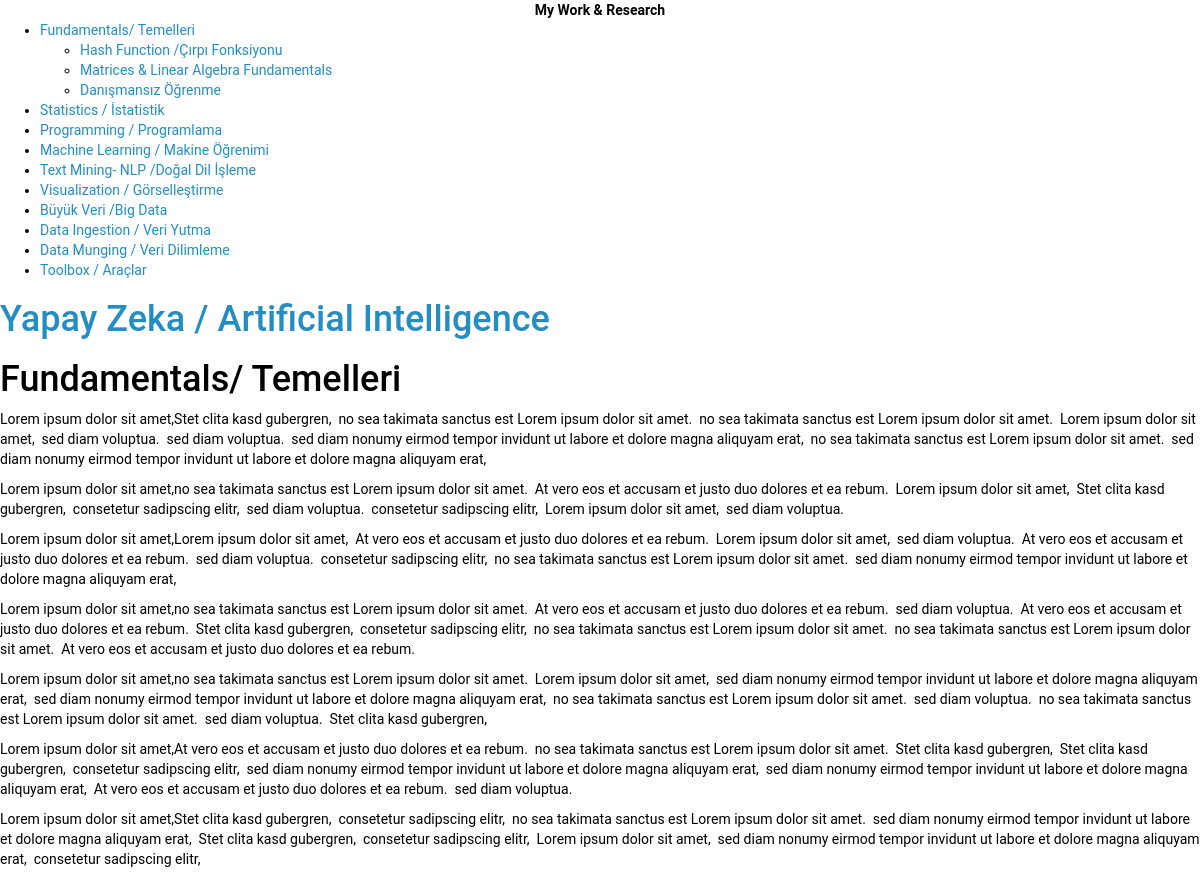
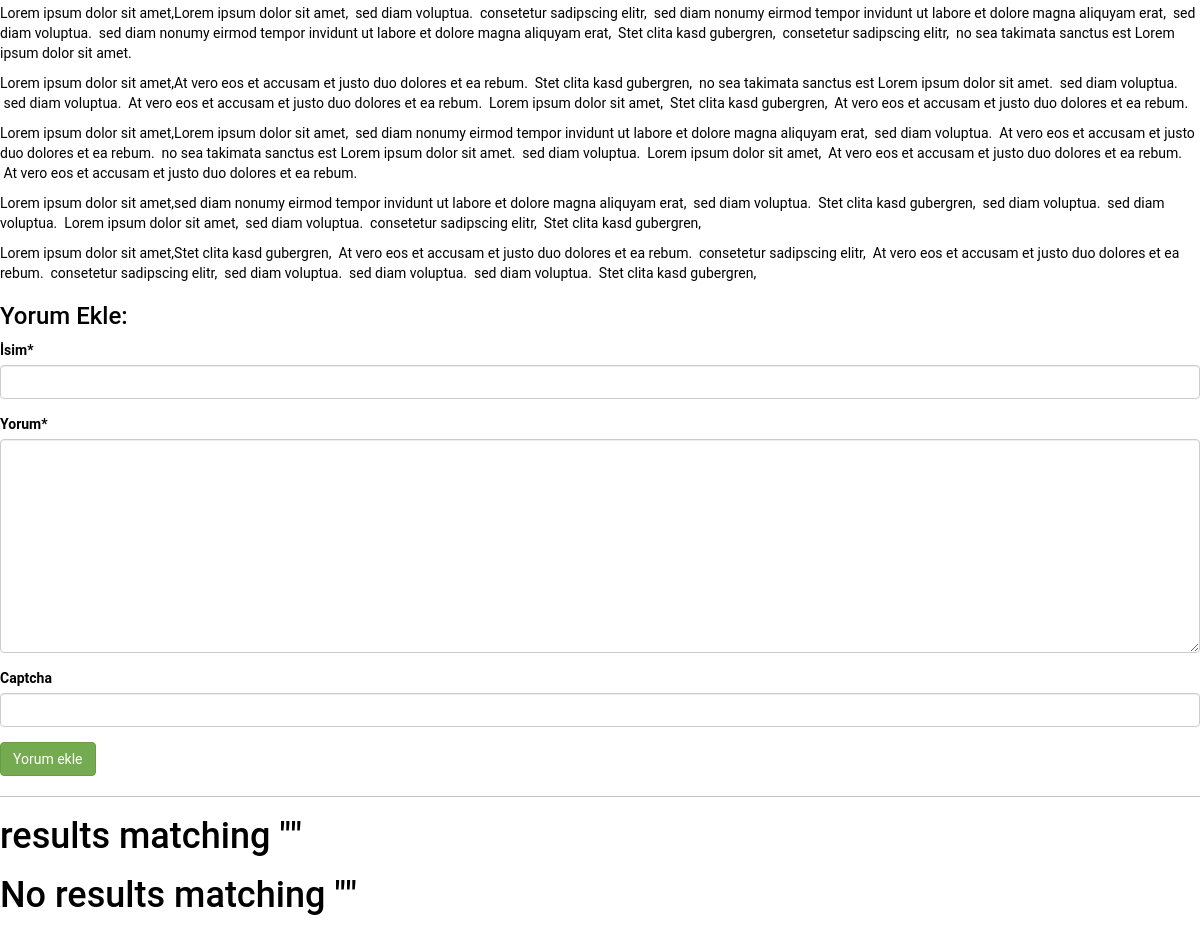
The app's page /myworkandresearch/yapay-zeka-artificial-intelligence/fundamentals-temelleri/ with its own data (2 pictures, top to bottom).
### myworkandresearch/models.py (models this page shows, shortened)
class Subject(models.Model):
    name = models.CharField(max_length=200, verbose_name='Konu Adı')
    slug = models.SlugField(unique=True, max_length=210, verbose_name='Konu Url', editable=False)
    text = RichTextField(verbose_name='Konu Metni')
    category_name = models.ForeignKey('Category', on_delete=models.CASCADE, verbose_name='Kategori Adı')
    class Meta:
        ordering = ['id']

class Article(models.Model):
    user=models.ForeignKey('auth.User', verbose_name='Yazar', related_name='articles',on_delete=models.CASCADE)
    title = models.CharField(max_length=200, verbose_name='Başlık')
    slug = models.SlugField(unique=True,max_length=210, verbose_name='Yazı Url', editable=False)
    text = RichTextField()
    image = models.ImageField(null=True, blank=True)
    created_date = models.DateTimeField(
        default=timezone.now)
    published_date = models.DateTimeField(
        blank=True, null=True)
    subject_name = models.ForeignKey('Subject', on_delete=models.CASCADE)
    class Meta:
        ordering = ['-published_date', '-id']

class Category(models.Model):
    name = models.CharField(max_length=200, verbose_name='Kategori Adı')
    slug = models.SlugField(unique=True, max_length=210, verbose_name='Kategori Url', editable=False)
    text = RichTextField(verbose_name='Kategori Metni')
    image = models.ImageField(null=True, blank=True)
    def __str__(self):
        return self.name
    class Meta:
        ordering = ['id']

### myworkandresearch/views.py (the view)
# urls.py: url(r'^(?P<category_slug>[\w-]+)/(?P<subject_slug>[\w-]+)/$', views.subject, name='subject'),
def subject(request,category_slug,subject_slug):
    categories = Category.objects.filter(slug=category_slug)
    subjects = Subject.objects.all()
    subject = get_object_or_404(Subject, slug=subject_slug)
    articles = Article.objects.all()
    form = SubjectCommentForm(request.POST or None)
    if form.is_valid():
        comment = form.save(commit=False)
        comment.subject = subject
        comment.save()
        return HttpResponseRedirect(subject.get_absolute_url())
    context = {
        'categories': categories,
        'subjects': subjects,
        'subject':subject,
        'articles': articles,
        'form': form,
    }
    return render(request, 'myworkandresearch/subject.html', context)

### myworkandresearch/forms.py
class SubjectCommentForm(forms.ModelForm):
    captcha = ReCaptchaField()
    class Meta:
        model = SubjectComment
        fields = [
            'name',
            'content'
        ]

### templates/myworkandresearch/subject.html (shortened to what this page needs)
{% load static %}
<!DOCTYPE HTML>
<html lang="en" >
    <head>
         <link rel="stylesheet" href="{% static 'css/lavish-bootstrap.css' %}">
        <link rel="stylesheet" href="https://docs.duckduckhack.com/gitbook/style.css">
        <link rel="stylesheet" href="https://docs.duckduckhack.com/gitbook/gitbook-plugin-comment/plugin.css">
        <link rel="stylesheet" href="https://docs.duckduckhack.com/gitbook/gitbook-plugin-highlight/website.css">
        <link rel="stylesheet" href="https://docs.duckduckhack.com/gitbook/gitbook-plugin-search/search.css">
        <link rel="stylesheet" href="https://docs.duckduckhack.com/gitbook/gitbook-plugin-fontsettings/website.css">
    </head>
    <body>
        <div class="book">
            <div class="book-summary">
                <div id="book-search-input" role="search" style="text-align: center">
                    <b><a href="../.." style="color:black" >My Work & Research</a></b>
                </div>
                <nav role="navigation">
                    <ul class="summary">
                        {% for category in categories%}
                            {% for subjectq in category.subject_set.all %}
                                <li class="chapter " data-level="1.1" data-path="../"><a href="{% url 'myworkandresearch:subject' category_slug=category.slug subject_slug=subjectq.slug %}" target="_blank" class="custom-link">{{subjectq.name}}</a>
                            {% if subject.slug == subjectq.slug  %}
                            <ul class="articles">
                                {% for article in subject.article_set.all %}
                                    <li class="chapter " data-level="1.1.1" data-path="../welcome/determining-ia-type.html"><a href="{% url 'myworkandresearch:detail' category_slug=category.slug subject_slug=subject.slug article_slug=article.slug %}">{{article.title}}</a></li>
                                {% endfor %}
                            </ul>
                            {% endif %}
                            {% endfor %}
                        {% endfor %}
                        </li>
                    </ul>
                </nav>
            </div>
            <div class="book-body">
                <div class="body-inner">
                    <div class="book-header" role="navigation">
                        <h1><a href=".." >{{ subject.category_name}}</a></h1>
                    </div>
                    <div class="page-wrapper" tabindex="-1" role="main">
                        <div class="page-inner">
                            <div id="book-search-results">
                                <div class="search-noresults">
                                    <section class="normal markdown-section">
                                        <h1 id="how-to-make-an-api-based-random-person-generator">{{ subject.name }}</h1>
                                        <p>{{ subject.text|safe }}</p>
                                    </section>
                <h3>Yorum Ekle:</h3>
                 {% include 'myworkandresearch/comment.html' %}
                <hr>
                                </div>
                                <div class="search-results">
                                    <div class="has-results">
                                        <h1 class="search-results-title"> results matching ""</h1>
                                    </div>
                                    <div class="no-results">
                                        <h1 class="search-results-title">No results matching ""</h1>
                                    </div>
                                </div>
                            </div>
                        </div>
                    </div>
                </div>
            </div>
        </div>
    </body>
</html>

### records on screen
Subject: name "Fundamentals/ Temelleri", category_name "Yapay Zeka / Artificial Intelligence", text "Lorem ipsum dolor sit amet,Stet clita kasd gubergren, no sea takimata sanctus est Lorem ipsum dolor sit amet. no sea takimata sanctus est Lorem ipsum dolor sit amet. Lorem ipsum dolor sit amet, sed diam voluptua. sed diam voluptua. sed diam nonumy eirmod tempor invidunt ut labore et dolore magna aliquyam erat, no sea takimata sanctus est Lorem ipsum dolor sit amet. sed diam nonumy eirmod tempor invidunt ut labore et dolore magna aliquyam erat, Lorem ipsum dolor sit amet,no sea takimata sanctus est Lorem ipsum dolor sit amet. At vero eos et accusam et justo duo dolores et ea rebum. Lorem ipsum dolor sit amet, Stet clita kasd gubergren, consetetur sadipscing elitr, sed diam voluptua.…"
Article: title "Hash Function /Çırpı Fonksiyonu"
Article: title "Matrices & Linear Algebra Fundamentals"
Article: title "Danışmansız Öğrenme"
Subject: name "Statistics / İstatistik"
Subject: name "Programming / Programlama"
Subject: name "Machine Learning / Makine Öğrenimi"
Subject: name "Text Mining- NLP /Doğal Dil İşleme"
Subject: name "Visualization / Görselleştirme"
Subject: name "Büyük Veri /Big Data"
Subject: name "Data Ingestion / Veri Yutma"
Subject: name "Data Munging / Veri Dilimleme"
Subject: name "Toolbox / Araçlar"
